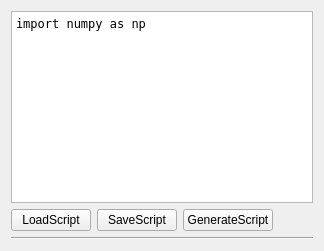
           <widget class="QWidget" name="tab_9">
            <attribute name="title">
             <string>Script</string>
            </attribute>
            <layout class="QVBoxLayout" name="verticalLayout_12">
             <item>
              <widget class="QCodeEditor" name="plainTextEdit_script">
               <property name="font">
                <font>
                 <family>Andale Mono</family>
                </font>
               </property>
               <property name="plainText">
                <string>import numpy as np</string>
               </property>
              </widget>
             </item>
             <item>
              <layout class="QHBoxLayout" name="horizontalLayout_4">
               <item>
                <widget class="QPushButton" name="pushButton_load_script">
                 <property name="text">
                  <string>LoadScript</string>
                 </property>
                </widget>
               </item>
               <item>
                <widget class="QPushButton" name="pushButton_save_script">
                 <property name="text">
                  <string>SaveScript</string>
                 </property>
                </widget>
               </item>
               <item>
                <widget class="QPushButton" name="pushButton_generate_script">
                 <property name="text">
                  <string>GenerateScript</string>
                 </property>
                </widget>
               </item>
               <item>
                <spacer name="horizontalSpacer_2">
                 <property name="orientation">
                  <enum>Qt::Horizontal</enum>
                 </property>
                 <property name="sizeHint" stdset="0">
                  <size>
                   <width>40</width>
                   <height>20</height>
                  </size>
                 </property>
                </spacer>
               </item>
              </layout>
             </item>
             <item>
              <widget class="Line" name="line">
               <property name="orientation">
                <enum>Qt::Horizontal</enum>
               </property>
              </widget>
             </item>
            </layout>
           </widget>
